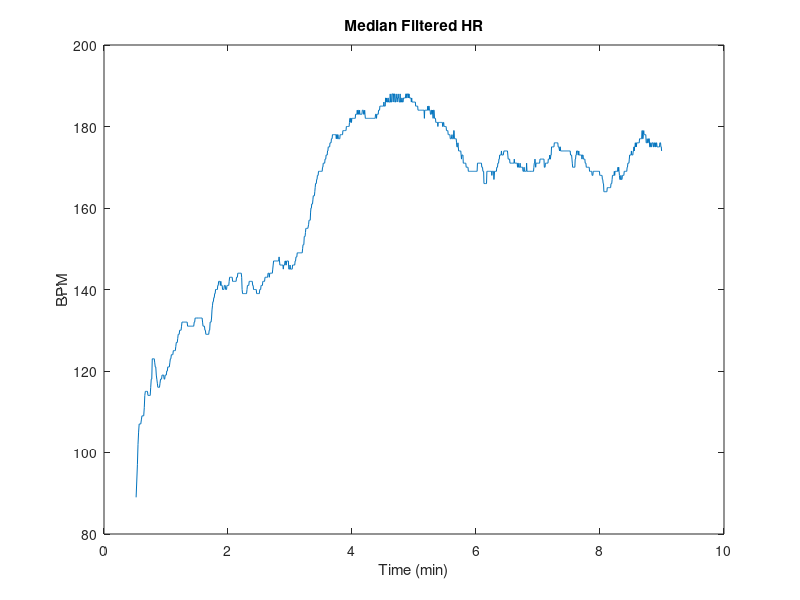
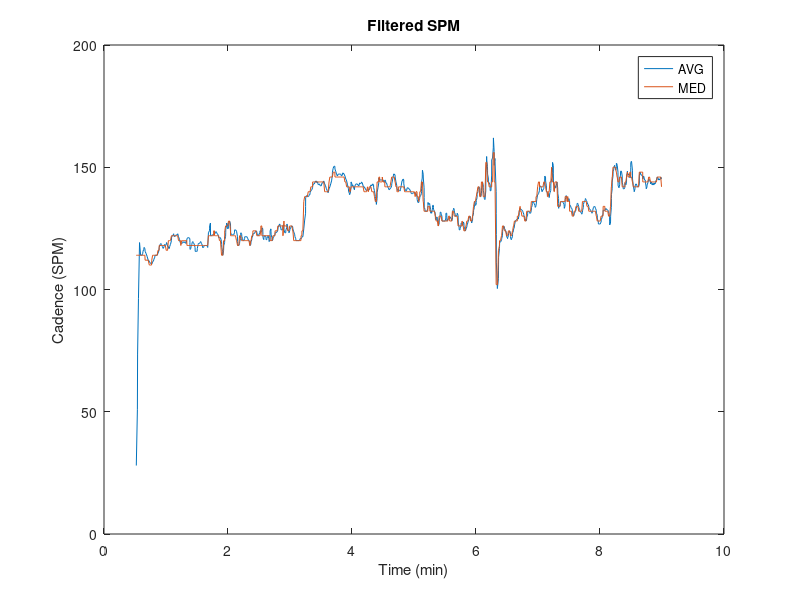
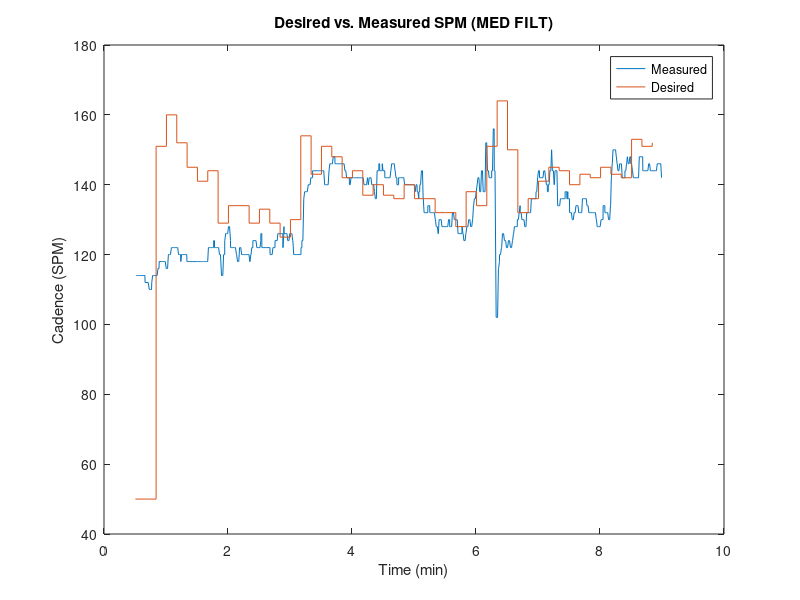
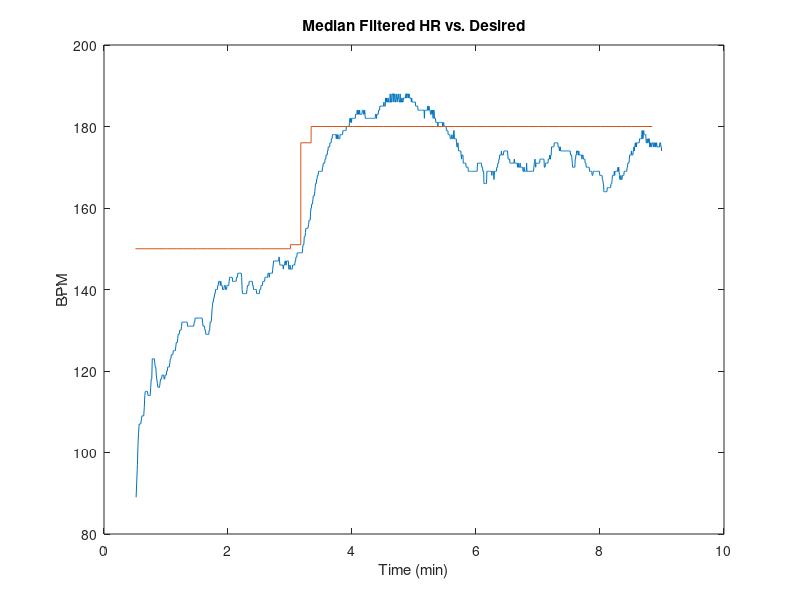

These figures' MATLAB source, in order: (Note: this script raises an error after producing the figures.)
% FIRST  outside on slope
% This test is a step from 150bpm to 180bpm
% using PREVIOUS SPM, not current
% Tau = 10s
% running on street by house, uphill, downhill and turn around

load("Slope1.mat");
% desrired HR = 150
% length of workout = 10 mins
HR_exp = ZSHRE1(1:2:end);
HR_exp_time = ZSHRE1(2:2:end);
HR_exp_time = HR_exp_time / 60000; % converting to mins


% everyhting worked, nothing got disconnected
% begin getting the data

% load in T1.mat which contains
% 1. LHR1 - inst. HR with time stamps
% 2. LSPM1 - inst. cadence with time stamps
% 3. LCAD1 - desired cadence
HR_time = ZSHR1(2:2:end);
HR_time = HR_time / 60000; % converting to mins
HR = ZSHR1(1:2:end); % is in bpm

SPM_time = ZSSPM1(2:2:end);
SPM_time = SPM_time / 60000; % also converting to mins
SPM = ZSSPM1(1:2:end); % is in steps per min (SPM)

CAD_time = ZSCAD1(2:2:end);
CAD_time = CAD_time / 60000; % converting to mins
CAD = ZSCAD1(1:2:end);

% now have HR, SPM, and desired CAD with corresponding times

% % plotting raw heart rate
% figure(1);
% plot(HR_time, HR);
% xlabel("Time (min)");
% ylabel("BPM");
% title("Raw Instantaneous HR");
% 
% % plotting raw SPM
% figure(2);
% plot(SPM_time, SPM);
% xlabel("Time (min)");
% ylabel("Cadence (SPM)");
% title("Raw Instantaneous Cadence");
% 
% % plotting desired cadence
% figure(3);
% stairs(CAD_time, CAD);
% xlabel("Time (min)");
% ylabel("Cadence (SPM)");
% title("Desired Cadence");

%% Filtering the inst. HR and SPM 
% Median filter HR with nbh of 15 values 
% 15 b/c extra noisy at the beginning, but the median filter cleans it up
HR_filt = medfilt1(HR, 9); 

% average filt SPM and median filt to see what is better
B = 1/5*ones(5,1);
SPM_filt_avg = filter(B,1,SPM);
SPM_filt_med = medfilt1(SPM, 9);

% plot the filtered hr and spm (compare which is better for SPM)

% plotting filtered heart rate
figure(4);
plot(HR_time, HR_filt);
xlabel("Time (min)");
ylabel("BPM");
title("Median Filtered HR");

% plotting both filtered SPM
figure(5);
plot(SPM_time, SPM_filt_avg);
xlabel("Time (min)");
ylabel("Cadence (SPM)");
title("Filtered SPM");
hold on;
plot(SPM_time, SPM_filt_med);
legend("AVG", "MED");

%% now it is time to compare desired hr and cadence with expected

% starting with cadence
% figure(6);
% plot(SPM_time, SPM_filt_avg);
% xlabel("Time (min)");
% ylabel("Cadence (SPM)");
% title("Desired vs. Measured SPM (AVG FILT)");
% hold on;
% stairs(CAD_time, CAD);
% legend("Measured", "Desired");
% hold off;

figure(7);
plot(SPM_time, SPM_filt_med);
xlabel("Time (min)");
ylabel("Cadence (SPM)");
title("Desired vs. Measured SPM (MED FILT)");
hold on;
stairs(CAD_time, CAD);
legend("Measured", "Desired");
hold off;

figure(8);
plot(HR_time, HR_filt);
xlabel("Time (min)");
ylabel("BPM");
title("Median Filtered HR vs. Desired");
hold on;
stairs(HR_exp_time, HR_exp);
hold off;

%% now plotting hr vs cadence 
% figure(9);
% plot(SPM_time, SPM_filt_med);
% xlabel("Time (min)");
% ylabel("HR and Cadence");
% title("HR & Cadence vs. Time");
% hold on;
% plot(HR_time, HR_filt);
% legend("Cadence", "Heart Rate");
% hold off;
% 
% figure(10);
% plot(SPM_time, SPM_filt_med + 40);
% xlabel("Time (min)");
% ylabel("HR and Cadence");
% title("TESTING HR to CAD Relationship");
% hold on;
% plot(HR_time, HR_filt);
% legend("1*(Cadence+40)", "Heart Rate");
% hold off;
% 
% figure(11);
% SPM_shift = circshift(SPM_filt_med,50);
% plot(SPM_time, SPM_shift + 40);
% xlabel("Time (min)");
% ylabel("HR and Cadence");
% title("TESTING HR to CAD Relationship with Shifting");
% hold on;
% plot(HR_time, HR_filt);
% legend("1*(Cadence+40) SHIFTED", "Heart Rate");
% hold off;

%% last graph of everything together
figure(12);
plot(HR_time, HR_filt);
xlabel("Time (min)", 'FontSize',14);
ylabel("HR (BPM) and Cadence (SPM)", 'FontSize',14);
title("HR and CAD vs. Desired HR and Desired CAD", 'FontSize',14);
hold on;
stairs(HR_exp_time, HR_exp, "Color",[0.3010 0.7450 0.9330]); %teal
plot(SPM_time, SPM_filt_med);
stairs(CAD_time, CAD, 'Color',[0.4660 0.6740 0.1880]); %green
lgd = legend("HR","Desired HR", "CAD", "Desired CAD");
lgd.FontSize = 11;
hold off;